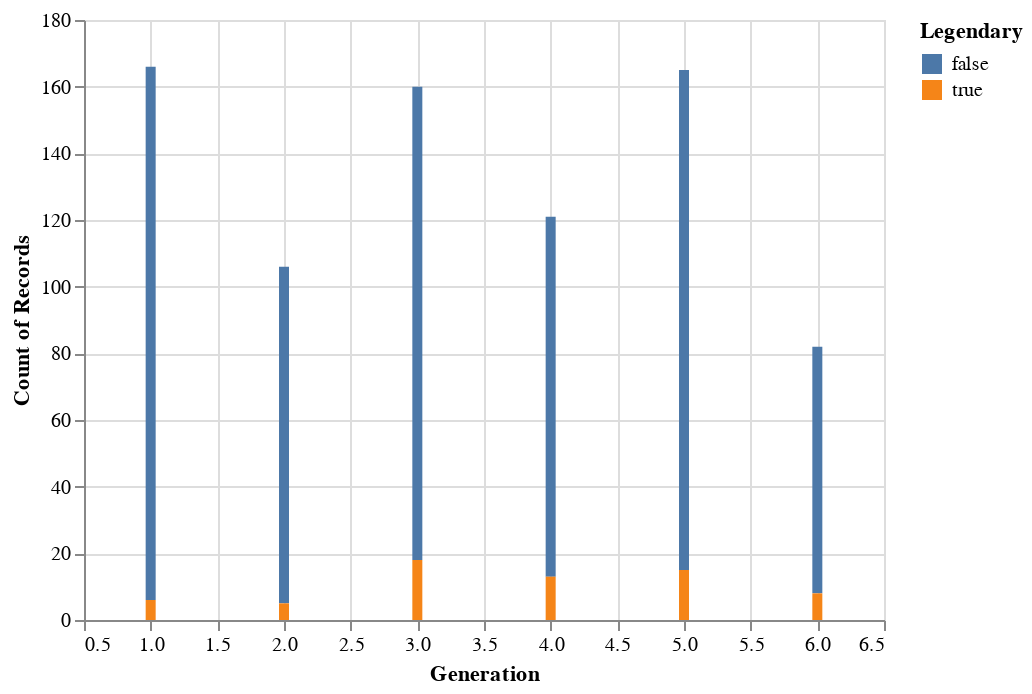

Notebook cell for this chart:
### Code cell
# resposta 3
alt.Chart(poke).mark_bar().encode(
    x='Generation',
    y='count(Legendary)',
    color='Legendary'
)

### Figure 1 — Vega-Lite specification as saved in the notebook (floating-point values rounded to 4 significant figures; data arrays with more than 128 entries replaced by an {"elided": "..."} marker saying what was removed)
{"config": {"view": {"continuousWidth": 400, "continuousHeight": 300}}, "data": {"name": "data-3a85dbec9759246882ecb2a4586afdbd"}, "mark": "bar", "encoding": {"color": {"type": "nominal", "field": "Legendary"}, "x": {"type": "quantitative", "field": "Generation"}, "y": {"type": "nominal", "aggregate": "count", "field": "Legendary"}}, "$schema": "https://vega.github.io/schema/vega-lite/v4.0.2.json", "datasets": {"data-3a85dbec9759246882ecb2a4586afdbd": {"elided": "800 records"}}}
